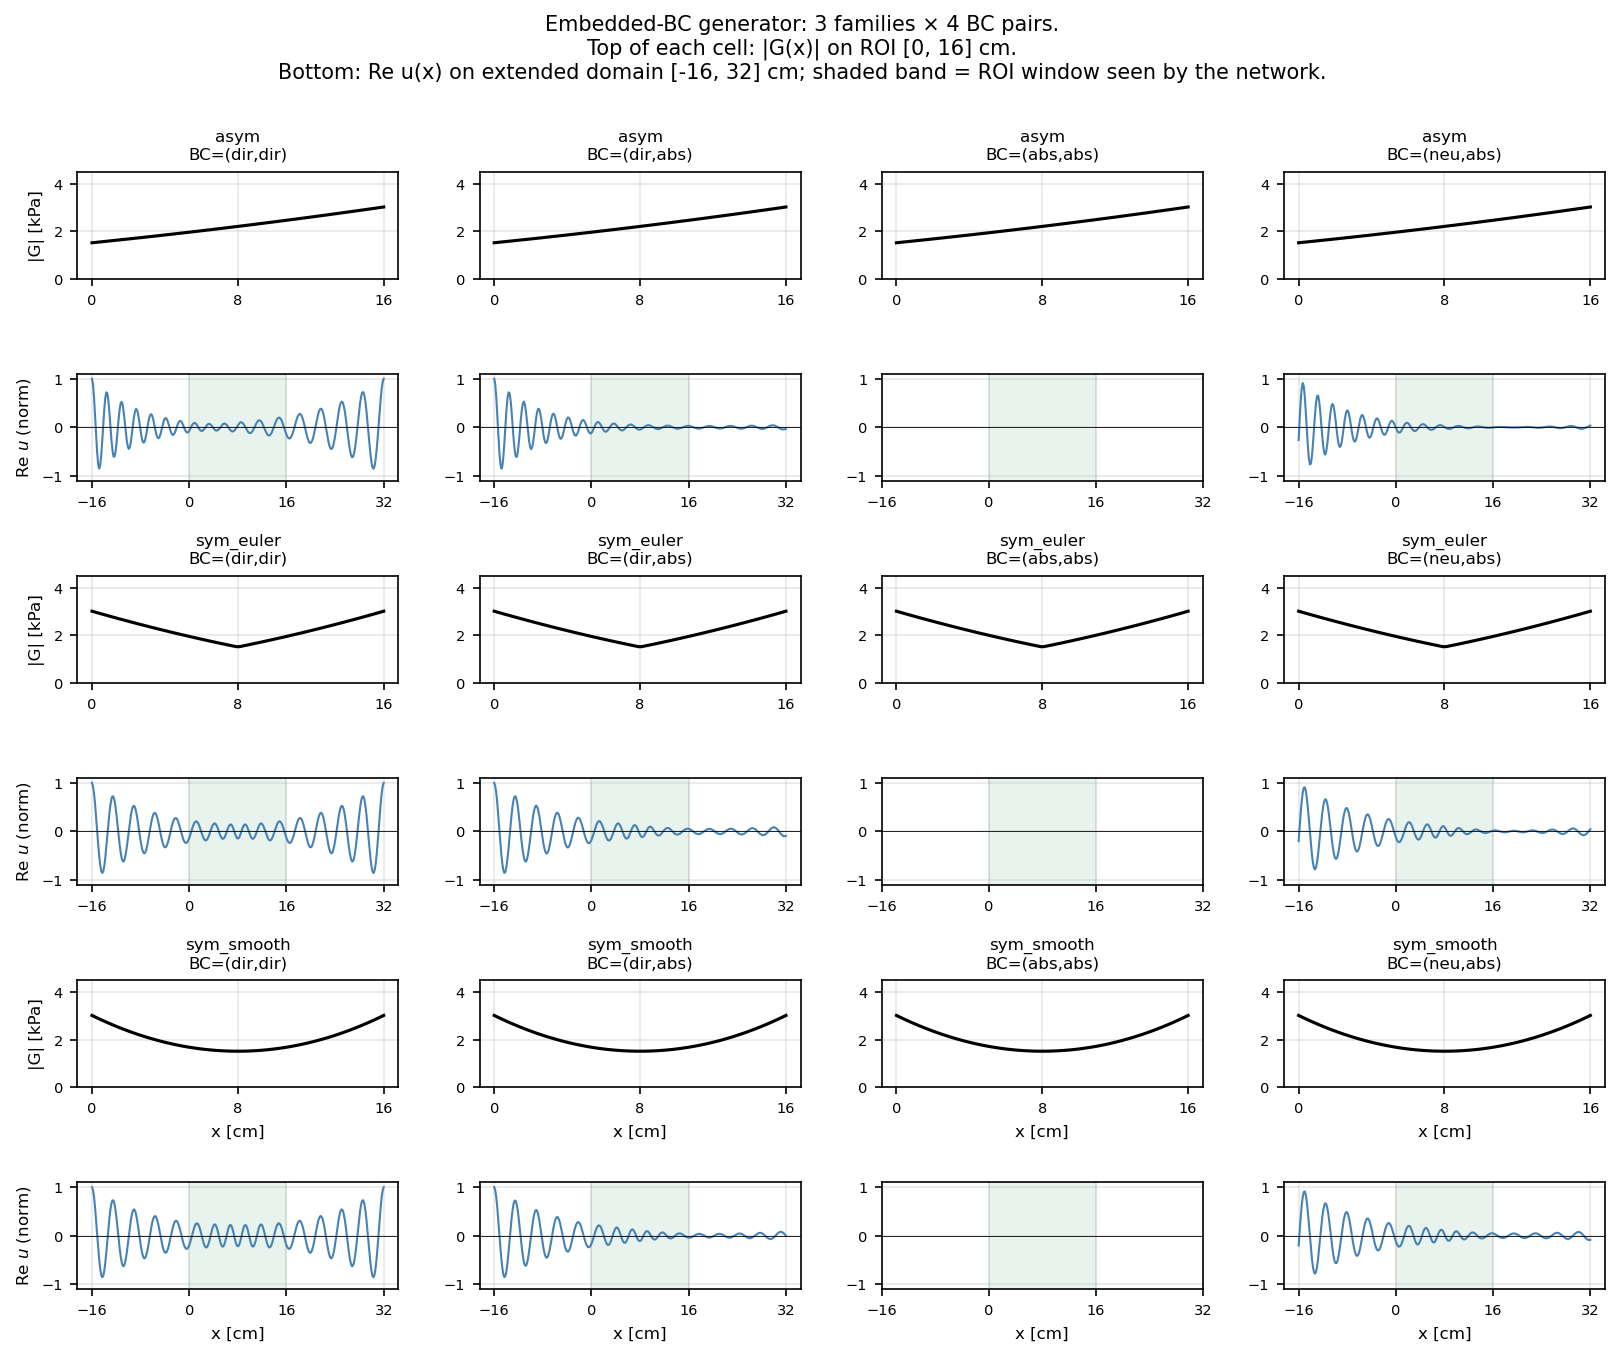

Reproduce this figure in Python.
#!/usr/bin/env python3
"""Visual smoke-test for the embedded-BC synthetic generator.

Generates one sample per (family, BC-pair) combination and plots G(x)
alongside Re u(x).  The point is to confirm:
  - Wave fields look continuous through the ROI window (no obvious edge
    artefacts from constant extension).
  - Different BC pairs produce visibly different wave fields for the same
    underlying G.

Output: paper/figures/test_embedded_bc.png
"""
from __future__ import annotations

from pathlib import Path

import matplotlib
matplotlib.use("Agg")
import matplotlib.pyplot as plt
import numpy as np

from brain1d import (
    BC_KINDS, PROFILE_FAMILIES, BCSpec,
    _extended_grid, _G_extended_constant, _sample_profile,
    solve_helmholtz_1d_with_bcs, make_embedded_sample,
    BrainParams, SymmetricBrainParams, SmoothSymmetricBrainParams,
    G_profile, G_profile_symmetric, G_profile_smooth_symmetric,
    L_DEFAULT, FREQ_DEFAULT, RHO_DEFAULT,
)


def show_one(ax_G, ax_u, family: str, bc_l_kind: str, bc_r_kind: str,
             N_roi: int = 96, ext_factor: float = 1.0,
             rng=None):
    if rng is None:
        rng = np.random.default_rng(7)
    # Fix the profile so the only thing changing between panels is BC
    Gc, Gb, xi = 1500.0, 3000.0, 0.10
    if family == "asym":
        p = BrainParams(L=L_DEFAULT, G0=Gc, Gend=Gb, xi=xi)
        pf = G_profile
    elif family == "sym_euler":
        p = SymmetricBrainParams(L=L_DEFAULT, Gc=Gc, Gb=Gb, xi=xi)
        pf = G_profile_symmetric
    else:
        p = SmoothSymmetricBrainParams(L=L_DEFAULT, Gc=Gc, Gb=Gb, xi=xi)
        pf = G_profile_smooth_symmetric

    x_ext, roi_idx, x_roi = _extended_grid(N_roi, L_DEFAULT, ext_factor)
    G_ext = _G_extended_constant(x_ext, pf, L_DEFAULT, p)

    bcs = {
        "dirichlet": BCSpec("dirichlet", 1.0),
        "neumann":   BCSpec("neumann",   1.0),  # nonzero so the system isn't degenerate
        "absorbing": BCSpec("absorbing"),
    }
    u_ext = solve_helmholtz_1d_with_bcs(x_ext, G_ext, RHO_DEFAULT, FREQ_DEFAULT,
                                          bcs[bc_l_kind], bcs[bc_r_kind])
    u_roi = u_ext[roi_idx]
    G_roi = G_ext[roi_idx]
    u_roi = u_roi / np.abs(u_roi).max()

    # Plot G on ROI alone; plot u on extended domain with ROI highlighted
    ax_G.plot(x_roi * 100, np.abs(G_roi) / 1000, color="black", lw=1.5)
    ax_G.set_ylim(0, 4.5)
    ax_G.set_title(f"{family}\nBC=({bc_l_kind[:3]},{bc_r_kind[:3]})", fontsize=8)
    ax_G.set_xticks([0, 8, 16]); ax_G.tick_params(labelsize=7)
    ax_G.grid(alpha=0.3)

    u_norm_ext = u_ext / np.abs(u_ext).max()
    ax_u.plot(x_ext * 100, u_norm_ext.real, color="steelblue", lw=1.0)
    ax_u.axvspan(0, L_DEFAULT * 100, color="seagreen", alpha=0.10,
                  label="ROI")
    ax_u.axhline(0, color="black", lw=0.4)
    ax_u.set_ylim(-1.1, 1.1)
    ax_u.set_xticks([-16, 0, 16, 32]); ax_u.tick_params(labelsize=7)
    ax_u.grid(alpha=0.3)


def main():
    out = Path(__file__).parent / "test_embedded_bc.png"

    families = ["asym", "sym_euler", "sym_smooth"]
    bc_combos = [("dirichlet", "dirichlet"),
                  ("dirichlet", "absorbing"),
                  ("absorbing", "absorbing"),
                  ("neumann",   "absorbing")]

    fig, axes = plt.subplots(len(families) * 2, len(bc_combos),
                              figsize=(11, 9), sharex=False)

    for fi, family in enumerate(families):
        for bi, (bl, br) in enumerate(bc_combos):
            show_one(axes[2 * fi,     bi], axes[2 * fi + 1, bi],
                     family, bl, br)
            if bi == 0:
                axes[2 * fi,     bi].set_ylabel("|G| [kPa]", fontsize=8)
                axes[2 * fi + 1, bi].set_ylabel(r"Re $u$ (norm)", fontsize=8)
            if fi == len(families) - 1:
                axes[2 * fi + 1, bi].set_xlabel("x [cm]", fontsize=8)
                axes[2 * fi,     bi].set_xlabel("x [cm]", fontsize=8)

    fig.suptitle("Embedded-BC generator: 3 families × 4 BC pairs.\n"
                  "Top of each cell: |G(x)| on ROI [0, 16] cm.\n"
                  "Bottom: Re u(x) on extended domain [-16, 32] cm; "
                  "shaded band = ROI window seen by the network.",
                  fontsize=10, y=1.00)
    fig.tight_layout()
    fig.savefig(out, dpi=150, bbox_inches="tight")
    print(f"Wrote {out}")


if __name__ == "__main__":
    main()
